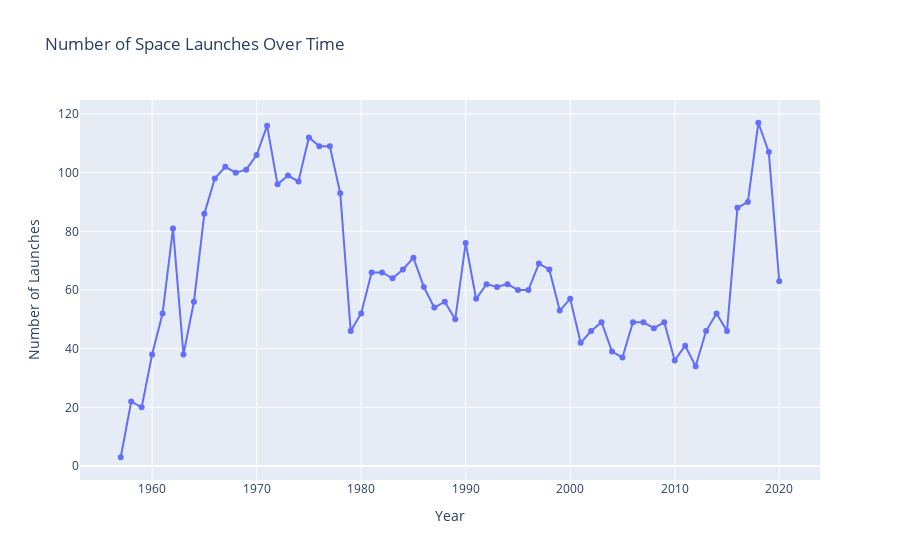

The notebook cell saved with this chart:
### Code cell
# Line chart of launches over time
fig = px.line(launches_per_year, 
              x='Year', 
              y='Launches',
              title='Number of Space Launches Over Time',
              markers=True)
fig.update_layout(xaxis_title='Year', 
                  yaxis_title='Number of Launches',
                  hovermode='x unified')
fig.show()

### Figure 1 — Plotly figure (JSON) as saved in the notebook; plotly's stock layout.template omitted (floating-point values rounded to 4 significant figures)
{"data": [{"hovertemplate": "Year=%{x}<br>Launches=%{y}<extra></extra>", "legendgroup": "", "line": {"color": "#636efa", "dash": "solid"}, "marker": {"symbol": "circle"}, "mode": "lines+markers", "name": "", "orientation": "v", "showlegend": false, "type": "scatter", "x": [1957, 1958, 1959, 1960, 1961, 1962, 1963, 1964, 1965, 1966, 1967, 1968, 1969, 1970, 1971, 1972, 1973, 1974, 1975, 1976, 1977, 1978, 1979, 1980, 1981, 1982, 1983, 1984, 1985, 1986, 1987, 1988, 1989, 1990, 1991, 1992, 1993, 1994, 1995, 1996, 1997, 1998, 1999, 2000, 2001, 2002, 2003, 2004, 2005, 2006, 2007, 2008, 2009, 2010, 2011, 2012, 2013, 2014, 2015, 2016, 2017, 2018, 2019, 2020], "xaxis": "x", "y": [3, 22, 20, 38, 52, 81, 38, 56, 86, 98, 102, 100, 101, 106, 116, 96, 99, 97, 112, 109, 109, 93, 46, 52, 66, 66, 64, 67, 71, 61, 54, 56, 50, 76, 57, 62, 61, 62, 60, 60, 69, 67, 53, 57, 42, 46, 49, 39, 37, 49, 49, 47, 49, 36, 41, 34, 46, 52, 46, 88, 90, 117, 107, 63], "yaxis": "y"}], "layout": {"hovermode": "x unified", "legend": {"tracegroupgap": 0}, "title": {"text": "Number of Space Launches Over Time"}, "xaxis": {"anchor": "y", "domain": [0, 1], "title": {"text": "Year"}}, "yaxis": {"anchor": "x", "domain": [0, 1], "title": {"text": "Number of Launches"}}}}
